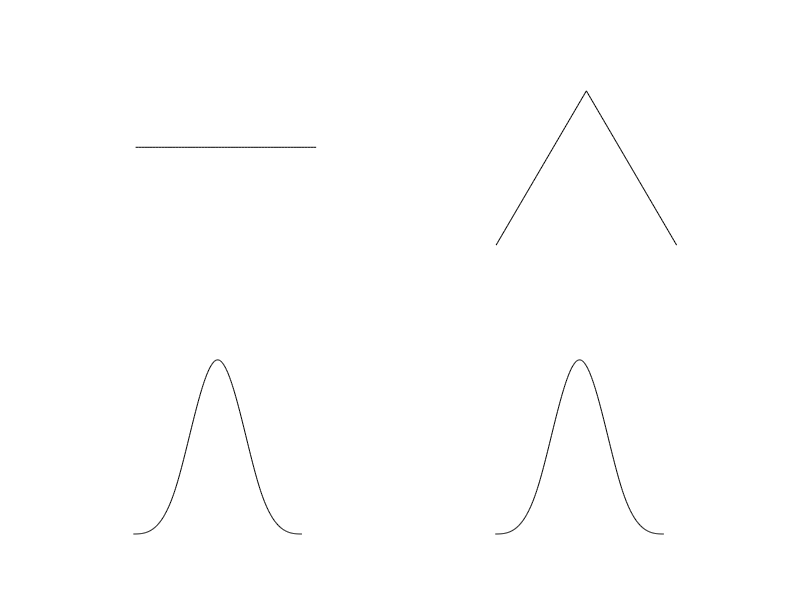

Write the MATLAB code that produced this figure. (Note: this script raises an error after producing the figure.)
s1 = ones(64,1); %1D convolution
n_s1 = s1./sum(s1);

c1 = conv(n_s1,n_s1);
n_c1 = c1./sum(c1);

c2 = conv(n_c1,n_c1);
n_c2 = c2./sum(c2);

c3 = conv(n_c2,n_c2);
n_c3 = c2./sum(n_c2);

subplot(2,2,1),plot(s1,'k-');axis square; axis off;
subplot(2,2,2),plot(n_c1,'k-');axis square; axis off;
subplot(2,2,3),plot(n_c2,'k-');axis square; axis off;
subplot(2,2,4),plot(n_c3,'k-');axis square; axis off;

image_variable = imread('E:\Photos\wallpaper\3.jpg');  %2D convolution
gray_image = rgb2gray(image_variable);
gray_image = double(gray_image);

PSF = fspecial('Guassian',[5 5],2);
motion_filter = fspecial('Motion',10,45);

convolution_with_guassian_filter = conv2(PFS,gray_image);
convolution_with_motion_filter = imfilter(gray_image, motion_filter,'replication');
self_convolution = conv2(gray_image,gray_image);

subplot(2,2,1);imshow(image_variable);title('original');
subplot(2,2,1);imshow(convolution_with_guassian_filter);title('Guassian');
subplot(2,2,1);imshow(convolution_with_motion_filter);title('Motion');
subplot(2,2,1);imshow(self_convolution);title('Self');